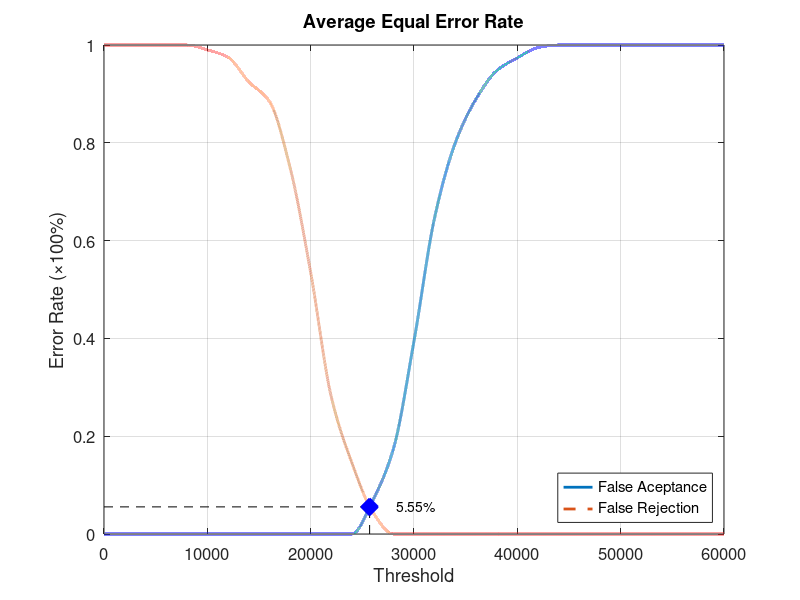
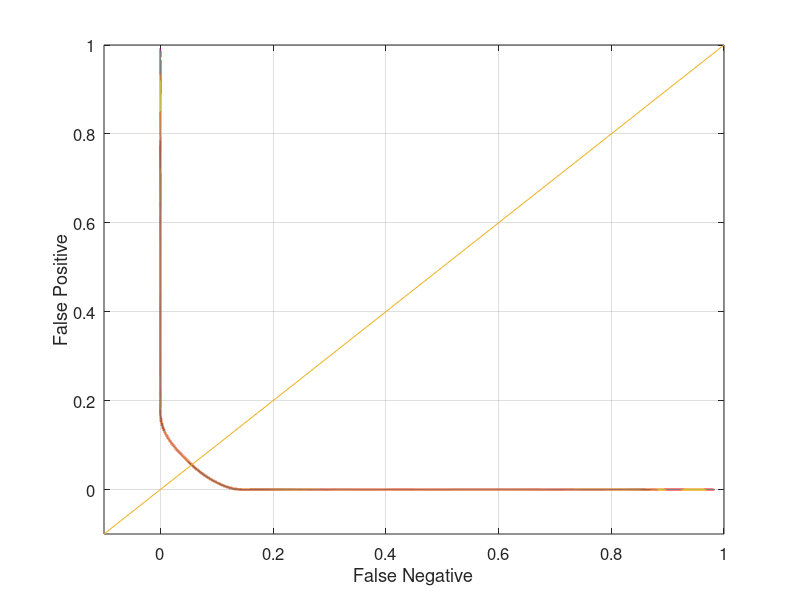

These figures' MATLAB source, in order:
function yEER = Database5_2
close all;
clear;
clc;
x = 0:2000:60000;
xq = 0:0.5:60000;

y0 = [0 0 0 0 0 0 0 0 0 0 0 0 0 0.0684211 0.173684 0.394737 0.647368 0.8 0.889474 0.947368 0.973684 0.994737 1 1 1 1 1 1 1 1 1];
yy0 = interp1(x, y0, xq, 'pchip');
y1 = [1 1 1 1 1 0.99 0.975 0.925 0.885 0.75 0.535 0.28 0.145 0.045 0 0 0 0 0 0 0 0 0 0 0 0 0 0 0 0 0];
yy1 = interp1(x, y1, xq, 'pchip');

% Calculating EER: 
y2 = abs(y0 - y1);
find(y2 == min(y2))
yy2 = abs(yy0 - yy1);
xEER = find(yy2 == min(yy2));
xEERIndex = xq(xEER) % X-axis EER
yEER = yy0(xEER) % Y-axis EER

main = figure
plot(xq, yy0,'-','LineWidth', 2);	hold on
plot(xq, yy1,'--','LineWidth', 2);	hold on
plot([xEERIndex xEERIndex], [0 yEER], 'k--');	hold on
plot([0 xEERIndex], [yEER yEER], 'k--');	hold on
plot(xEERIndex, yEER, 'bx', 'LineWidth', 10);	hold on
text(xEERIndex + 10 * xEERIndex / 100, yEER, [num2str(round((10000 * yEER)) / 100) '%'])
legend('False Aceptance', 'False Rejection', 'Location', 'SouthEast')
xlabel('Threshold')
ylabel('Error Rate (\times100%)')
title('Average Equal Error Rate')
set(gca, 'FontSize', 12)
axis([0 60000 0 1])
grid on

print(main, 'Database5_2Main', '-dpng');
FNRxFPR = figure('Color', [1 1 1]);
plot(yy1, yy0, '-', yy1, yy0, 'LineWidth', 2);
hold on
y = -0.1:0.1:1
plot(y, y); 
set(gca, 'FontSize', 12)
xlabel('False Negative')
ylabel('False Positive')
axis([-0.1 1 -0.1 1])
set(gca, 'FontSize', 12)
grid on

print(FNRxFPR, 'Database5_2FNRxFPR','-dpng');
end
